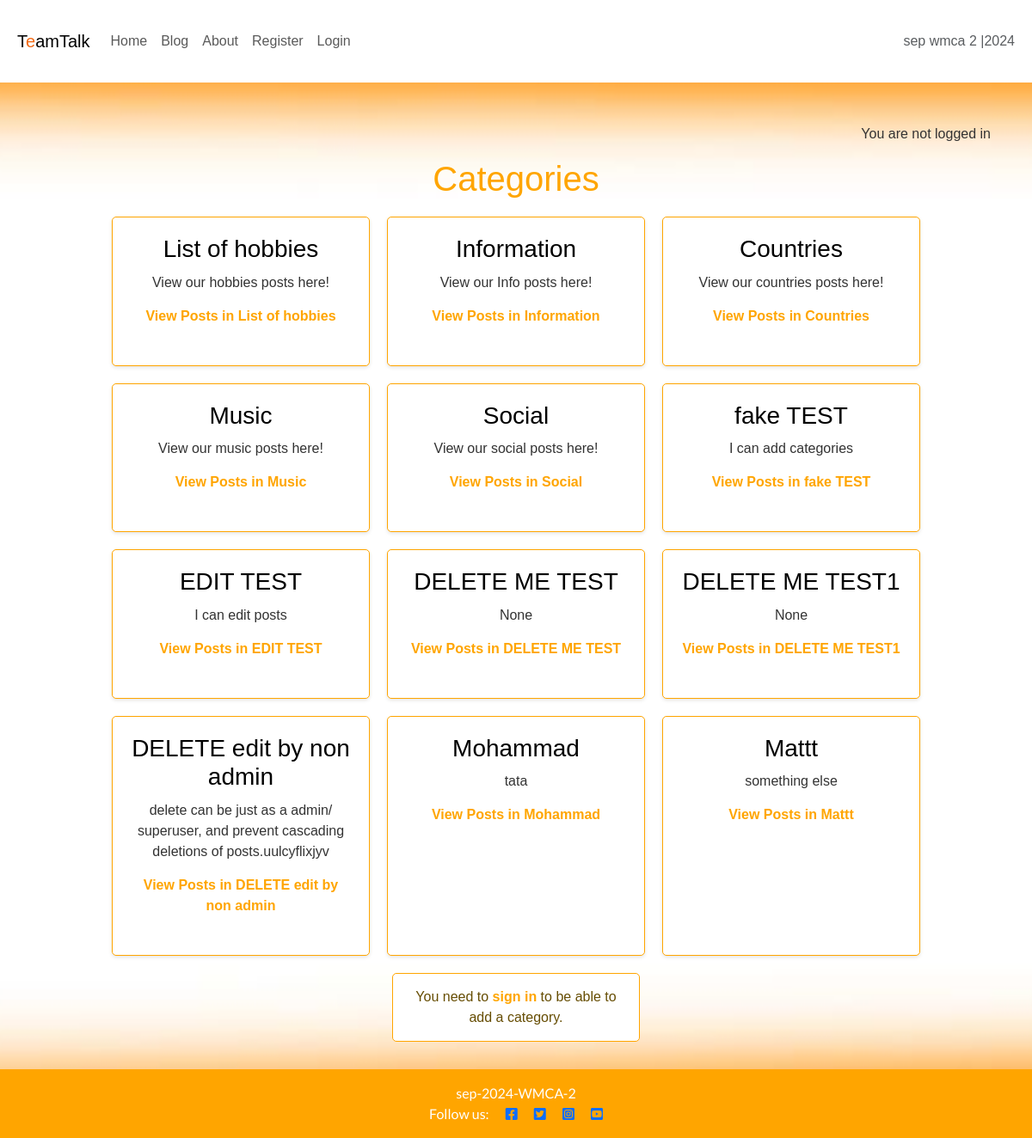
/blog/categories/, run on an earlier commit of the app's database.
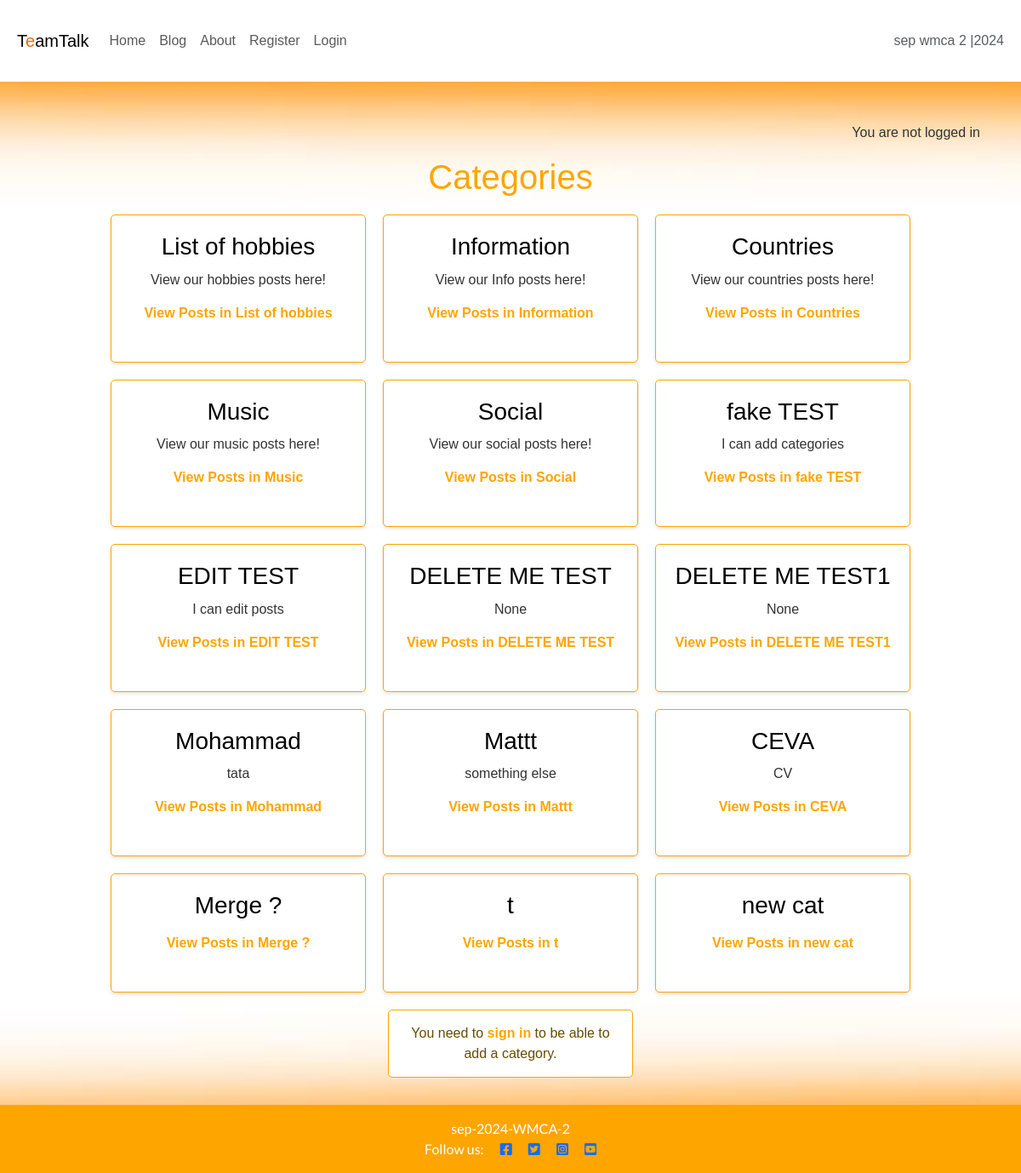
And on a later commit of the database.
### blog/models.py (models this page shows, shortened)
class Category(models.Model):
    name = models.CharField(max_length=100, unique=True)
    description = models.TextField(blank=True, null=True)
    author = models.ForeignKey(User, on_delete=models.CASCADE, related_name="categories")

### blog/views.py (the view)
# urls.py: path('categories/', views.category_list, name='categories'),
def category_list(request):
    categories = Category.objects.all()
    return render(request, 'blog/category_list.html', {'categories': categories})

### blog/templates/blog/category_list.html (shortened to what this page needs)
{% extends 'base.html' %}
{% block content %}
<h1 style="text-align: center; margin-bottom: 20px; color: orange; font-family: Arial, sans-serif;">Categories</h1>
<div style="display: flex; flex-wrap: wrap; justify-content: center; gap: 20px;">
    {% for category in categories %}
    <div style="width: 300px; border: 1px solid orange; border-radius: 5px; padding: 20px; background-color: white; text-align: center; font-family: Arial, sans-serif; box-shadow: 0 2px 4px rgba(0, 0, 0, 0.1);">
        <h3 style="color: black; margin-bottom: 10px;">{{ category.name }}</h3>
        <p style="color: #333; margin-bottom: 15px;">{{ category.description | safe }}</p>
        <a href="{% url 'posts_by_category' category.id %}" style="text-decoration: none; color: orange; font-weight: bold; display: inline-block; margin-bottom: 10px;">
            View Posts in {{ category.name }}
        </a>
    </div>
    {% endfor %}
</div>
{% if user.is_authenticated %}
<div style="text-align: center; margin-top: 20px;">
    <a href="{% url 'add_category' %}" style="display: inline-block; padding: 10px 20px; background-color: black; color: white; text-decoration: none; font-weight: bold; border-radius: 3px;">
        Add New Category
    </a>
</div>
{% else %}
<div class="alert alert-warning" role="alert" style="margin: 20px auto 0 auto;width: 288px; padding: 15px; background-color: white; border: 1px solid orange; border-radius: 5px; text-align: center; font-family: Arial, sans-serif;">
    You need to <a href="{% url 'account_login' %}" style="text-decoration: none; font-weight: bold; color: orange;">sign in</a> to be able to add a category.
</div>
{% endif %}
{% endblock %}

### templates/base.html (shortened to what this page needs)
{% load static %}
{% url 'post_detail' as post_detail_url %}
{% url 'home' as home_url %}
{% url 'about' as about_url %}
{% url 'account_login' as login_url %}
{% url 'account_signup' as signup_url %}
{% url 'account_logout' as logout_url %}
<!DOCTYPE html>
<html lang="en">
<head>
    <link rel="stylesheet" href="https://cdnjs.cloudflare.com/ajax/libs/font-awesome/5.15.3/css/all.min.css">
    <link href="https://cdn.jsdelivr.net/npm/bootstrap@5.3.3/dist/css/bootstrap.min.css" rel="stylesheet">
    <link rel="stylesheet" href="{% static 'css/style.css' %}">
</head>
<body class="d-flex flex-column min-vh-100 main-bg">
    <nav class="navbar navbar-expand-lg navbar-light bg-white">
        <div class="container-fluid">
            <a class="navbar-brand" href="{% url 'home' %}"><span class="brand">T<span class="red-o">e</span>am<span
                        class="thin">Talk</span></span></a>
            <div class="collapse navbar-collapse" id="navbarText">
                <ul class="navbar-nav me-auto mb-2 mb-lg-0">
                    <li class="nav-item">
                        <a class="nav-link {% if request.path == home_url %}active" aria-current="page{% endif %}"
                            href="{% url 'home' %}">Home</a>
                    </li>
                    <li class="nav-item">
                        <a class="nav-link {% if request.path == home_url %}active" aria-current="page{% endif %}"
                            href="{% url 'posts' %}">Blog</a>
                    </li>
                    <li class="nav-item">
                        <a class="nav-link {% if request.path == about_url %}active" aria-current="page{% endif %}"
                            href="{% url 'about' %}">About</a>
                    </li>
                    {% if user.is_authenticated %}
                    <li class="nav-item">
                        <a class="nav-link {% if request.path == logout_url %}active" aria-current="page{% endif %}"
                            href="{% url 'account_logout' %}">Logout</a>
                    </li>
                    {% else %}
                        <li class="nav-item">
                        <a class="nav-link {% if request.path == signup_url %}active" aria-current="page{% endif %}"
                            href="{% url 'account_signup' %}">Register</a>
                    </li>
                    <li class="nav-item">
                        <a class="nav-link {% if request.path == login_url %}active" aria-current="page{% endif %}"
                            href="{% url 'account_login' %}">Login</a>
                    </li>
                    {% endif %}
                </ul>
                <span class="navbar-text text-muted">
                    sep wmca 2 |2024
                </span>
            </div>
        </div>
    </nav>
    <main class="flex-shrink-0 flex-grow-1 main-bg">
        {% if user.is_authenticated %}
        <p class="text-end m-3">You are logged in as {{ user }}</p>
        {% else %}
        <p class="text-end m-3">You are not logged in</p>
        {% endif %}
        {% block content %}{% endblock content %}
    </main>
    <footer class="footer mt-auto py-3 dark-bg">
        <p class="m-0 text-center text-white">
      {% block copyright %}sep-2024-WMCA-2{% endblock copyright %}
</p>
<p class="m-0 text-center text-white">
    Follow us:
    <a href="https://www.facebook.com/" target="_blank"><i class="fab fa-facebook-square ms-3"></i></a>
    <a href="https://x.com/" target="_blank"><i class="fab fa-twitter-square ms-3"></i></a>
    <a href="https://www.instagram.com/" target="_blank"><i class="fab fa-instagram-square ms-3"></i></a>
    <a href="https://www.youtube.com/" target="_blank"><i class="fab fa-youtube-square ms-3"></i></a>
</p>
     </footer>
</body>
</html>

### static/css/style.css (style rules this page uses)
body { background-image: url(/static/images/TotFundal2.jpg); background-size: cover; background-position: center; background-repeat: no-repeat; margin: 0; font-family: Arial, sans-serif; background-color: #f7f7f7; color: #333333; }
.red-o { color: #f26914; }
header, footer { background-color: #f26914; color: white; text-align: center; padding: 1rem; font-family: 'Lato', sans-serif; }
footer { left: 0; bottom: 0; width: 100%; }
main { padding: 2rem; text-align: center; }
h1, h2 { margin: 0.5rem 0; font-family: "Roboto"; }
body { font-family: Arial, sans-serif; }
header, footer { text-align: center; background-color: orange; color: white; padding: 10px; }
h1, h2 { color: orange; margin-bottom: 20px; }
.container-fluid { padding: 20px; }

What changed in the data, as far as the page shows it:
removed Category: name "DELETE edit by non admin", description "delete can be just as a admin/ superuser, and prevent cascading deletions of posts.uulcyflixjyv"
added Category: name "CEVA", description "CV"
added Category: name "Merge ?"
added Category: name "t"
added Category: name "new cat"
